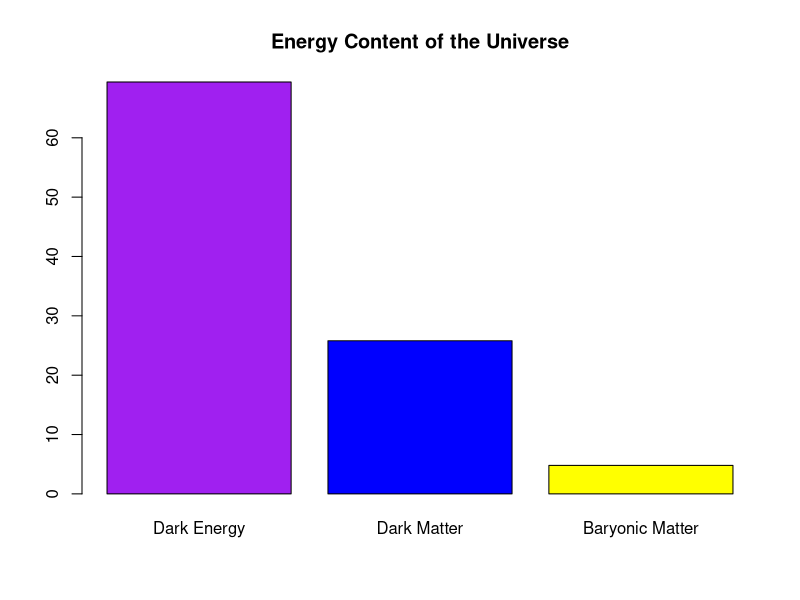

The R script that drew this image:
## ---- chunk 1
barplot(c(69.4,25.8,4.8), main="Energy Content of the Universe", names.arg = c("Dark Energy", "Dark Matter", "Baryonic Matter"), col=c("Purple","Blue","Yellow"))
